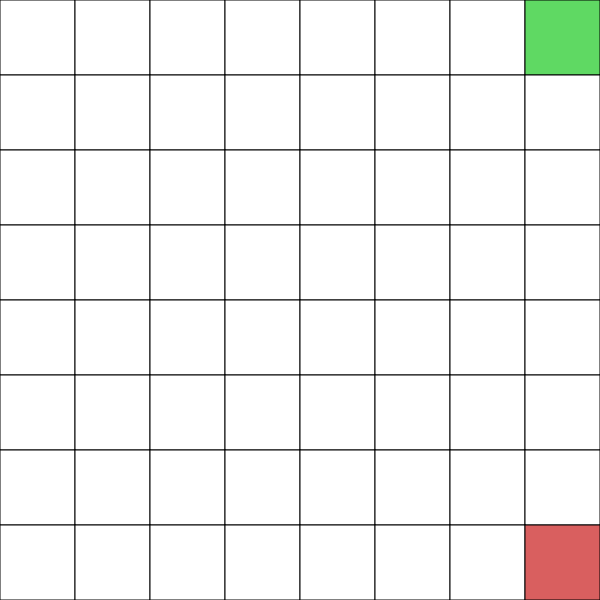
Frame 1 (no input)
Frame 60 (no input): identical to frame 1, image omitted
Frame 120 (the mouse pressed at the canvas centre since frame 60): identical to frame 1, image omitted

The p5.js sketch that drew this single still picture (run headless with seeded random() and noise() and a simulated clock; from frame 60 on, the mouse is pressed at the canvas centre):

// p5.js sketch
// ── sketch.js
let h = 8;
let w = 8;
let canvasWidth = 600;
let canvasHeight = 600;

const oppositeDir = { N: "S", E: "W", S: "N", W: "E" };

const defaultCellColour = "#fff";

const createCell = (x, y) => {
  const walls = ["N", "E", "S", "W"];
  const cell = {
    pos: { x, y },
    walls,
    visited: false,
    colour: defaultCellColour,
    flags: [],
    hasWall: (dir) => walls.includes(dir),
    removeWall: (dir) => {
      const i = walls.indexOf(dir);
      if (i >= 0) {
        walls.splice(i, 1);
      }
    },
    possibleDirections: function () {
      const out = [];
      if (this.pos.y != 0) out.push("N");
      if (this.pos.x != w - 1) out.push("E");
      if (this.pos.y != h - 1) out.push("S");
      if (this.pos.x != 0) out.push("W");
      return out;
    },
    canCarve: function () {
      const out = [];
       if (this.pos.y != 0 && !maze.getCell(this.pos.x, this.pos.y - 1).visited)
        out.push("N");
      if (this.pos.x != w - 1 && !maze.getCell(this.pos.x + 1, this.pos.y).visited)
        out.push("E");
      if (this.pos.y != h - 1 && !maze.getCell(this.pos.x, this.pos.y + 1).visited)
        out.push("S");
      if (this.pos.x != 0 && !maze.getCell(this.pos.x - 1, this.pos.y).visited)
        out.push("W");
      return out;
  },
  };
  return cell;
};

createMaze = (w, h) => {
  console.log(w, h);
  const cells = [];
  for (let row = 0; row < h; row++) {
    for (let col = 0; col < w; col++) {
      const cell = createCell(col, row);
      cells.push(cell);
    }
  }
  const maze = {
    width: w,
    height: h,
    cells,

    getCell: (x, y) => {
      return cells[y * w + x];
    },
    carve: (from, next, dir) => {
      //remove wall if exists:
      from.removeWall(dir);
      next.removeWall(oppositeDir[dir]);
    },

    randomCell: function (row) {
      const res = this.getCell(
        Math.floor(Math.random() * w),
        row ?? Math.floor(Math.random() * h)
      );
      console.assert(!!res, "random cell should never be undefined");
      return res;
    },
    connectCells: function (from, to, dir) {
      from.removeWall(dir);
      to.removeWall(oppositeDir[dir]);
    },
  };
  return maze;
};

const randomDirection = (possible) => {
  return possible[Math.floor(Math.random() * possible.length)];
};
const sleep = (ms) => new Promise((resolve) => setTimeout(resolve, ms));

const getNeighbours = (cell, filter) => {

    let dirs = cell.possibleDirections();
    let possibleNeighbours = [];

    for(let i = 0; i < dirs.length; i++) {
      const possible = dirs[i];
      let nextX = cell.x;
      let nextY = cell.y;

      if (possible === "N") {
        nextY -= 1;
      } else if (possible === "E") {
        nextX += 1;
      } else if (possible === "S") {
        nextY += 1;
      } else if (possible === "W") {
        nextX -= 1;
      }
      const possibleNeighbour = maze.getCell(nextX, nextY);
      possibleNeighbours.push({
        direction: possible,
        cell: possibleNeighbour
      });
    }
    return possibleNeighbours;

}

const huntAndKill = {
  lastRowCompletelyVisited: 0,
  carve: function (cell) {
    console.log(`carving ${cell.pos.x}, ${cell.pos.y}`)
    const dir = randomDirection(cell.canCarve());
    let nextPos = { x: cell.pos.x, y: cell.pos.y };
    if(dir && dir.length) {
      if(dir == "N") {
        nextPos.y -= 1;
      }
      if(dir == "E") {
        nextPos.x += 1;
      }
      if(dir == "S") {
        nextPos.y += 1;
      }
      if(dir == "W") {
        nextPos.x -= 1;
      }
      let nextCell = maze.getCell(nextPos.x, nextPos.y);
      nextCell.visited = true;
      cell.visited = true;
      maze.connectCells(cell, nextCell, dir);
      if(nextCell.canCarve().length) {
        this.carve(nextCell);
      } else {
        this.hunt(0, this.lastRowCompletelyVisited)
      }
    }
  },
  hunt: async function (x, y) {
    console.log(`hunting at ${x}, ${y}`);
    const cell = maze.getCell(x, y);
    if(x === w-1 && cell.visited) lastRowCompletelyVisited = y;
    if(x === w-1 && y === h-1 && cell.visited) return console.log('Maze finished');
    if(y > 1 && y % 2 === 0 && x == w-1) await sleep(5);
    
    let nextHuntX = x+1;
    let nextHuntY = y;

    if(x === w - 1) {
      nextHuntX = 0;
      nextHuntY += 1;
      console.log(`reached end of row ${y}, moving onto next row ${nextHuntY}`);
    }
    if(cell.visited) return this.hunt(nextHuntX, nextHuntY);

      const possibleNeighbours = getNeighbours(cell);
    console.log(possibleNeighbours);
      
      const visitedPossibleNeighbours = possibleNeighbours.filter((n) => n.cell.visited);
      if(visitedPossibleNeighbours.length) {
      const nextNeighbour = visitedPossibleNeighbours[0];
      const nextDirection = nextNeighbour.direction;

      nextNeighbour.cell.visited = true;
      maze.connectCells(cell, nextNeighbour.cell, nextDirection);
      this.carve(nextNeighbour.cell);


      } else return this.hunt(nextHuntX, nextHuntY);
  } 
}


const dfs = {
  stack: [],
  visited: 1,
  run: function () {
    while(this.visited < w*h+1) {
      console.log("balls");
      this.visited++
  }

}
}

let maze;
setup = () => {
  createCanvas(canvasWidth, canvasHeight);

  maze = createMaze(w, h);
  const startCell = maze.randomCell(0);
  startCell.flags.push("START");
  startCell.colour = "#5fd963";
  const finishCell = maze.randomCell(h - 1);
  finishCell.flags.push("FINISH");
  finishCell.colour = "#d95f5f";
};

draw = () => {
  background(defaultCellColour);

  const cellSize = min(width / w, height / h); // Use the minimum dimension

  for (let row = 0; row < h; row++) {
    for (let col = 0; col < w; col++) {
      const cell = maze.getCell(col, row);
      const x = col * cellSize;
      const y = row * cellSize;

      fill(cell.colour);
      noStroke();
      rect(x, y, cellSize, cellSize);
      fill("black");
      stroke(0);
      strokeWeight(1);
      if (cell.hasWall("N")) line(x, y, x + cellSize, y);
      if (cell.hasWall("E")) line(x + cellSize, y, x + cellSize, y + cellSize);
      if (cell.hasWall("S")) line(x, y + cellSize, x + cellSize, y + cellSize);
      if (cell.hasWall("W")) line(x, y, x, y + cellSize);
    }
  }
};

generate = () => {
  w = document.getElementById("width").value || 8;
  h = document.getElementById("height").value || 8;
  const algorithm = document.getElementById("algorithm").value



  const cellSize = min(canvasWidth / w, canvasHeight / h);

  console.log(`generated new maze, ${h}, ${w}`);

  maze = createMaze(w, h);
  const startCell = maze.randomCell(0);
  startCell.flags.push("START");
  startCell.colour = "#5fd963";
  const finishCell = maze.randomCell(h - 1);
  finishCell.flags.push("FINISH");
  finishCell.colour = "#d95f5f";

  resizeCanvas(w*cellSize, h*cellSize);

  if(algorithm === "huntandkill") {
    huntAndKill.carve(startCell)
  } else if(algorithm === "dfs") {
    dfs.run();
    console.log(getNeighbours(startCell))
  }

};

keyPressed = () => {
  // p5
  if (keyCode == UP_ARROW) player.move("N");
  if (keyCode == DOWN_ARROW) player.move("S");
  if (keyCode == LEFT_ARROW) player.move("W");
  if (keyCode == RIGHT_ARROW) player.move("E");
};

// ── style.css
body {
  display: flex;
  justify-content: center;
  align-items: center;
  height: 100vh;
  margin: 0;
}
main {
  display: flex;
  align-items: center;
  flex-direction: column;
}
